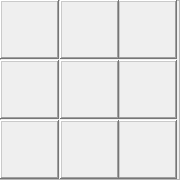
   <widget class="QFrame" name="plg_3">
    <property name="geometry">
     <rect>
      <x>521</x>
      <y>159</y>
      <width>180</width>
      <height>180</height>
     </rect>
    </property>
    <property name="styleSheet">
     <string notr="true">border-image: url(:/png/image/bbkg.png);
QFrame QFrame:hover
{
background-color:blue
}</string>
    </property>
    <property name="frameShape">
     <enum>QFrame::StyledPanel</enum>
    </property>
    <property name="frameShadow">
     <enum>QFrame::Raised</enum>
    </property>
    <widget class="QFrame" name="f29">
     <property name="geometry">
      <rect>
       <x>118</x>
       <y>60</y>
       <width>59</width>
       <height>59</height>
      </rect>
     </property>
     <property name="contextMenuPolicy">
      <enum>Qt::DefaultContextMenu</enum>
     </property>
     <property name="layoutDirection">
      <enum>Qt::LeftToRight</enum>
     </property>
     <property name="autoFillBackground">
      <bool>true</bool>
     </property>
     <property name="styleSheet">
      <string notr="true">QFrame:hover
{
	border-image: url(:/png/image/hover.png);
}</string>
     </property>
     <property name="frameShape">
      <enum>QFrame::WinPanel</enum>
     </property>
     <property name="frameShadow">
      <enum>QFrame::Raised</enum>
     </property>
     <property name="lineWidth">
      <number>0</number>
     </property>
    </widget>
    <widget class="QFrame" name="f39">
     <property name="geometry">
      <rect>
       <x>118</x>
       <y>120</y>
       <width>59</width>
       <height>59</height>
      </rect>
     </property>
     <property name="contextMenuPolicy">
      <enum>Qt::DefaultContextMenu</enum>
     </property>
     <property name="layoutDirection">
      <enum>Qt::LeftToRight</enum>
     </property>
     <property name="autoFillBackground">
      <bool>true</bool>
     </property>
     <property name="styleSheet">
      <string notr="true">QFrame:hover
{
	border-image: url(:/png/image/hover.png);
}</string>
     </property>
     <property name="frameShape">
      <enum>QFrame::WinPanel</enum>
     </property>
     <property name="frameShadow">
      <enum>QFrame::Raised</enum>
     </property>
     <property name="lineWidth">
      <number>0</number>
     </property>
    </widget>
    <widget class="QFrame" name="f27">
     <property name="geometry">
      <rect>
       <x>0</x>
       <y>60</y>
       <width>59</width>
       <height>59</height>
      </rect>
     </property>
     <property name="contextMenuPolicy">
      <enum>Qt::DefaultContextMenu</enum>
     </property>
     <property name="layoutDirection">
      <enum>Qt::LeftToRight</enum>
     </property>
     <property name="autoFillBackground">
      <bool>true</bool>
     </property>
     <property name="styleSheet">
      <string notr="true">QFrame:hover
{
	border-image: url(:/png/image/hover.png);
}</string>
     </property>
     <property name="frameShape">
      <enum>QFrame::WinPanel</enum>
     </property>
     <property name="frameShadow">
      <enum>QFrame::Raised</enum>
     </property>
     <property name="lineWidth">
      <number>0</number>
     </property>
    </widget>
    <widget class="QFrame" name="f38">
     <property name="geometry">
      <rect>
       <x>60</x>
       <y>120</y>
       <width>59</width>
       <height>59</height>
      </rect>
     </property>
     <property name="contextMenuPolicy">
      <enum>Qt::DefaultContextMenu</enum>
     </property>
     <property name="layoutDirection">
      <enum>Qt::LeftToRight</enum>
     </property>
     <property name="autoFillBackground">
      <bool>true</bool>
     </property>
     <property name="styleSheet">
      <string notr="true">QFrame:hover
{
	border-image: url(:/png/image/hover.png);
}</string>
     </property>
     <property name="frameShape">
      <enum>QFrame::WinPanel</enum>
     </property>
     <property name="frameShadow">
      <enum>QFrame::Raised</enum>
     </property>
     <property name="lineWidth">
      <number>0</number>
     </property>
    </widget>
    <widget class="QFrame" name="f17">
     <property name="geometry">
      <rect>
       <x>0</x>
       <y>0</y>
       <width>59</width>
       <height>59</height>
      </rect>
     </property>
     <property name="contextMenuPolicy">
      <enum>Qt::DefaultContextMenu</enum>
     </property>
     <property name="layoutDirection">
      <enum>Qt::LeftToRight</enum>
     </property>
     <property name="autoFillBackground">
      <bool>true</bool>
     </property>
     <property name="styleSheet">
      <string notr="true">QFrame:hover
{
	border-image: url(:/png/image/hover.png);
}</string>
     </property>
     <property name="frameShape">
      <enum>QFrame::WinPanel</enum>
     </property>
     <property name="frameShadow">
      <enum>QFrame::Raised</enum>
     </property>
     <property name="lineWidth">
      <number>0</number>
     </property>
    </widget>
    <widget class="QFrame" name="f19">
     <property name="geometry">
      <rect>
       <x>118</x>
       <y>0</y>
       <width>59</width>
       <height>59</height>
      </rect>
     </property>
     <property name="contextMenuPolicy">
      <enum>Qt::DefaultContextMenu</enum>
     </property>
     <property name="layoutDirection">
      <enum>Qt::LeftToRight</enum>
     </property>
     <property name="autoFillBackground">
      <bool>true</bool>
     </property>
     <property name="styleSheet">
      <string notr="true">QFrame:hover
{
	border-image: url(:/png/image/hover.png);
}</string>
     </property>
     <property name="frameShape">
      <enum>QFrame::WinPanel</enum>
     </property>
     <property name="frameShadow">
      <enum>QFrame::Raised</enum>
     </property>
     <property name="lineWidth">
      <number>0</number>
     </property>
    </widget>
    <widget class="QFrame" name="f37">
     <property name="geometry">
      <rect>
       <x>0</x>
       <y>120</y>
       <width>59</width>
       <height>59</height>
      </rect>
     </property>
     <property name="contextMenuPolicy">
      <enum>Qt::DefaultContextMenu</enum>
     </property>
     <property name="layoutDirection">
      <enum>Qt::LeftToRight</enum>
     </property>
     <property name="autoFillBackground">
      <bool>true</bool>
     </property>
     <property name="styleSheet">
      <string notr="true">QFrame:hover
{
	border-image: url(:/png/image/hover.png);
}</string>
     </property>
     <property name="frameShape">
      <enum>QFrame::WinPanel</enum>
     </property>
     <property name="frameShadow">
      <enum>QFrame::Raised</enum>
     </property>
     <property name="lineWidth">
      <number>0</number>
     </property>
    </widget>
    <widget class="QFrame" name="f18">
     <property name="geometry">
      <rect>
       <x>60</x>
       <y>0</y>
       <width>59</width>
       <height>59</height>
      </rect>
     </property>
     <property name="contextMenuPolicy">
      <enum>Qt::DefaultContextMenu</enum>
     </property>
     <property name="layoutDirection">
      <enum>Qt::LeftToRight</enum>
     </property>
     <property name="autoFillBackground">
      <bool>true</bool>
     </property>
     <property name="styleSheet">
      <string notr="true">QFrame:hover
{
	border-image: url(:/png/image/hover.png);
}</string>
     </property>
     <property name="frameShape">
      <enum>QFrame::WinPanel</enum>
     </property>
     <property name="frameShadow">
      <enum>QFrame::Raised</enum>
     </property>
     <property name="lineWidth">
      <number>0</number>
     </property>
    </widget>
    <widget class="QFrame" name="f28">
     <property name="geometry">
      <rect>
       <x>60</x>
       <y>60</y>
       <width>59</width>
       <height>59</height>
      </rect>
     </property>
     <property name="contextMenuPolicy">
      <enum>Qt::DefaultContextMenu</enum>
     </property>
     <property name="layoutDirection">
      <enum>Qt::LeftToRight</enum>
     </property>
     <property name="autoFillBackground">
      <bool>true</bool>
     </property>
     <property name="styleSheet">
      <string notr="true">QFrame:hover
{
	border-image: url(:/png/image/hover.png);
}</string>
     </property>
     <property name="frameShape">
      <enum>QFrame::WinPanel</enum>
     </property>
     <property name="frameShadow">
      <enum>QFrame::Raised</enum>
     </property>
     <property name="lineWidth">
      <number>0</number>
     </property>
    </widget>
   </widget>
